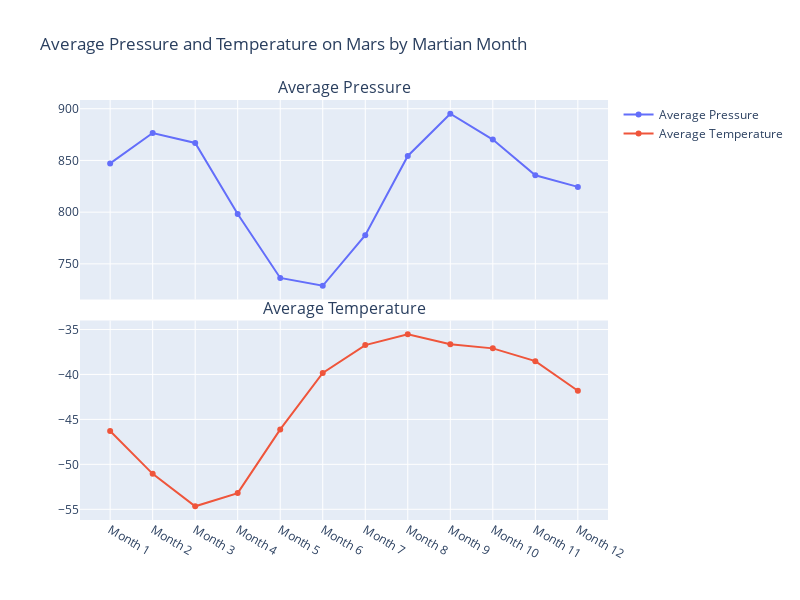

Notebook source saved alongside this figure:
### Code cell
# make subplots
fig = make_subplots(rows=2, cols=1, shared_xaxes=True, vertical_spacing=0.05, subplot_titles=("Average Pressure", "Average Temperature"))

# add traces
fig.add_trace(go.Scatter(x=df["Martian month"], y=df["avg_pressure"], name="Average Pressure"), row=1, col=1)

fig.add_trace(go.Scatter(x=df["Martian month"], y=df["avg_temp"], name="Average Temperature"), row=2, col=1)

# update layout
fig.update_layout(height=600, width=800, title_text="Average Pressure and Temperature on Mars by Martian Month")

# show figure
fig.show()

### Figure 1 — Plotly figure (JSON) as saved in the notebook; plotly's stock layout.template omitted (floating-point values rounded to 4 significant figures)
{"data": [{"name": "Average Pressure", "type": "scatter", "x": ["Month 1", "Month 2", "Month 3", "Month 4", "Month 5", "Month 6", "Month 7", "Month 8", "Month 9", "Month 10", "Month 11", "Month 12"], "xaxis": "x", "y": [847.1, 876.6, 866.9, 798.2, 736.4, 728.8, 777.8, 854.3, 895.2, 870.2, 835.7, 824.4], "yaxis": "y"}, {"name": "Average Temperature", "type": "scatter", "x": ["Month 1", "Month 2", "Month 3", "Month 4", "Month 5", "Month 6", "Month 7", "Month 8", "Month 9", "Month 10", "Month 11", "Month 12"], "xaxis": "x2", "y": [-46.3, -51.06, -54.66, -53.2, -46.12, -39.83, -36.74, -35.53, -36.65, -37.1, -38.52, -41.81], "yaxis": "y2"}], "layout": {"annotations": [{"font": {"size": 16}, "showarrow": false, "text": "Average Pressure", "x": 0.5, "xanchor": "center", "xref": "paper", "y": 1, "yanchor": "bottom", "yref": "paper"}, {"font": {"size": 16}, "showarrow": false, "text": "Average Temperature", "x": 0.5, "xanchor": "center", "xref": "paper", "y": 0.475, "yanchor": "bottom", "yref": "paper"}], "height": 600, "title": {"text": "Average Pressure and Temperature on Mars by Martian Month"}, "width": 800, "xaxis": {"anchor": "y", "domain": [0, 1], "matches": "x2", "showticklabels": false}, "xaxis2": {"anchor": "y2", "domain": [0, 1]}, "yaxis": {"anchor": "x", "domain": [0.525, 1]}, "yaxis2": {"anchor": "x2", "domain": [0, 0.475]}}}
